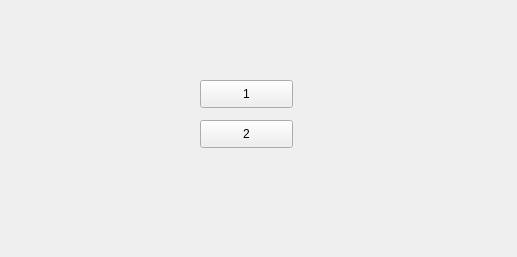
<?xml version="1.0" encoding="UTF-8"?>
<ui version="4.0">
 <class>Widget</class>
 <widget class="QWidget" name="Widget">
  <property name="geometry">
   <rect>
    <x>0</x>
    <y>0</y>
    <width>517</width>
    <height>257</height>
   </rect>
  </property>
  <property name="windowTitle">
   <string>Widget</string>
  </property>
  <widget class="QPushButton" name="pushButton">
   <property name="geometry">
    <rect>
     <x>200</x>
     <y>80</y>
     <width>93</width>
     <height>28</height>
    </rect>
   </property>
   <property name="text">
    <string>1</string>
   </property>
  </widget>
  <widget class="QPushButton" name="pushButton_2">
   <property name="geometry">
    <rect>
     <x>200</x>
     <y>120</y>
     <width>93</width>
     <height>28</height>
    </rect>
   </property>
   <property name="text">
    <string>2</string>
   </property>
  </widget>
 </widget>
 <resources/>
 <connections/>
</ui>
